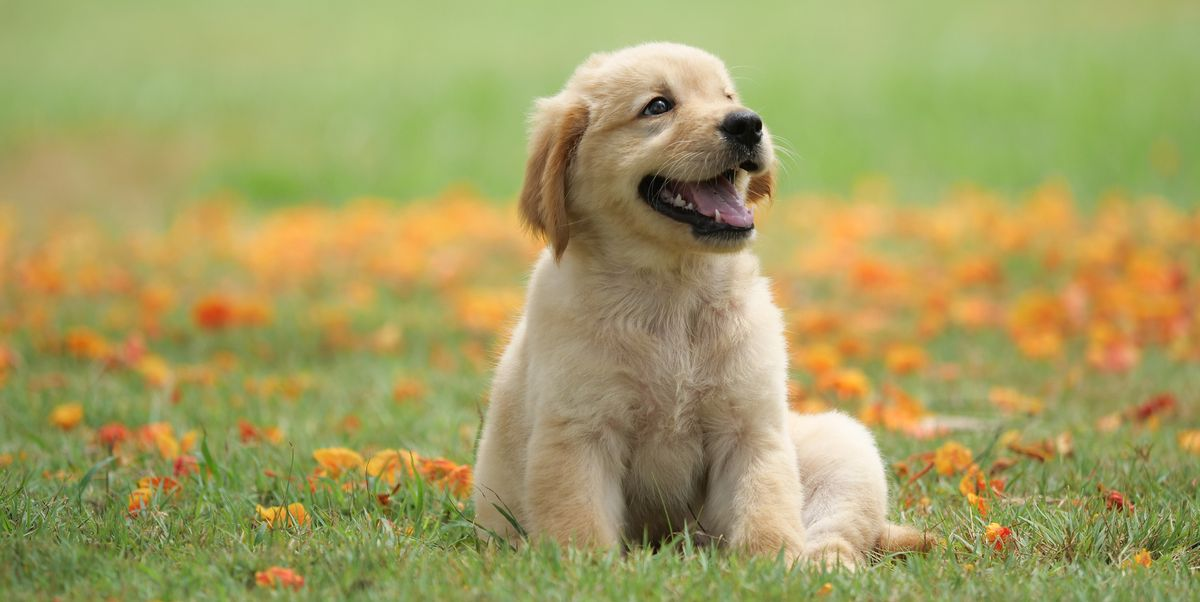
#> input picture dog.jpg, 1200 x 602 px
$ python masking.py
#> lines starting #> are read from the running program, lines starting #| are printed output that depends on the picture; after the words box and inside, x2 and y2 are one past the last pixel; in counts of white or black regions, pixels touching at a corner belong together
import cv2 as cv
import numpy as np

img=cv.imread('dog.jpg')
#> img is the input picture: shape (602, 1200, 3); mean B, G, R 97.6, 158.6, 163.9
blank=np.zeros(img.shape[:2],dtype='uint8')
mask=cv.rectangle(blank,(img.shape[1]//2,img.shape[0]//2),(2000,2000),255,-1)
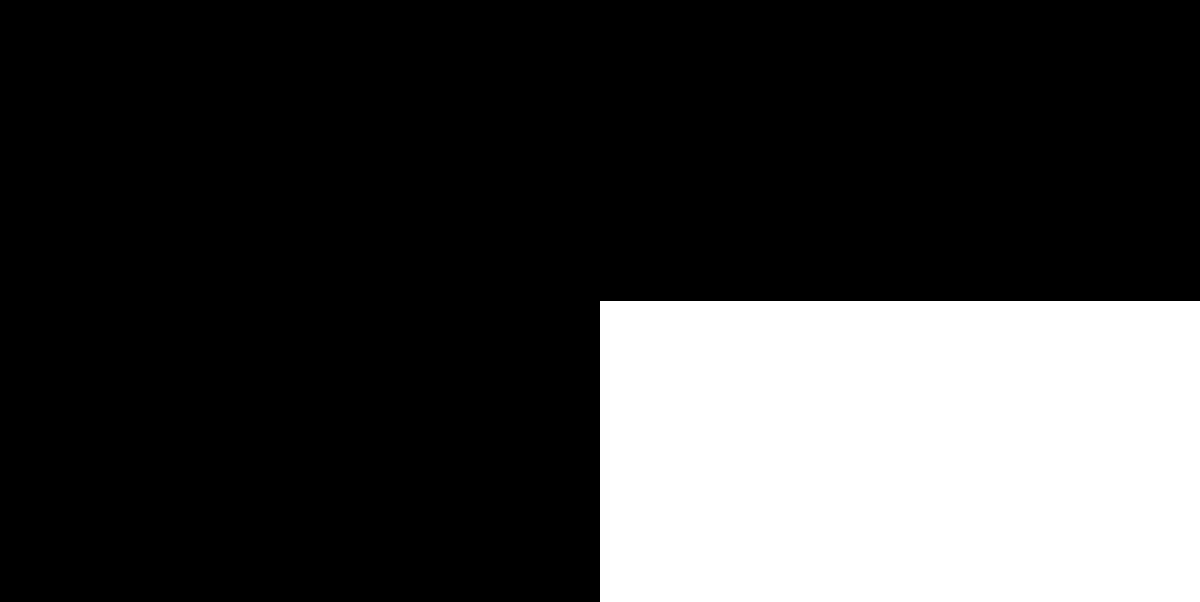
#> blank: shape (602, 1200); 25% white; 1 white region, box (x1, y1, x2, y2) and area: (600, 301, 1200, 602) 180600
cv.imshow("mask",mask)

masked=cv.bitwise_and(img,img,mask=mask)
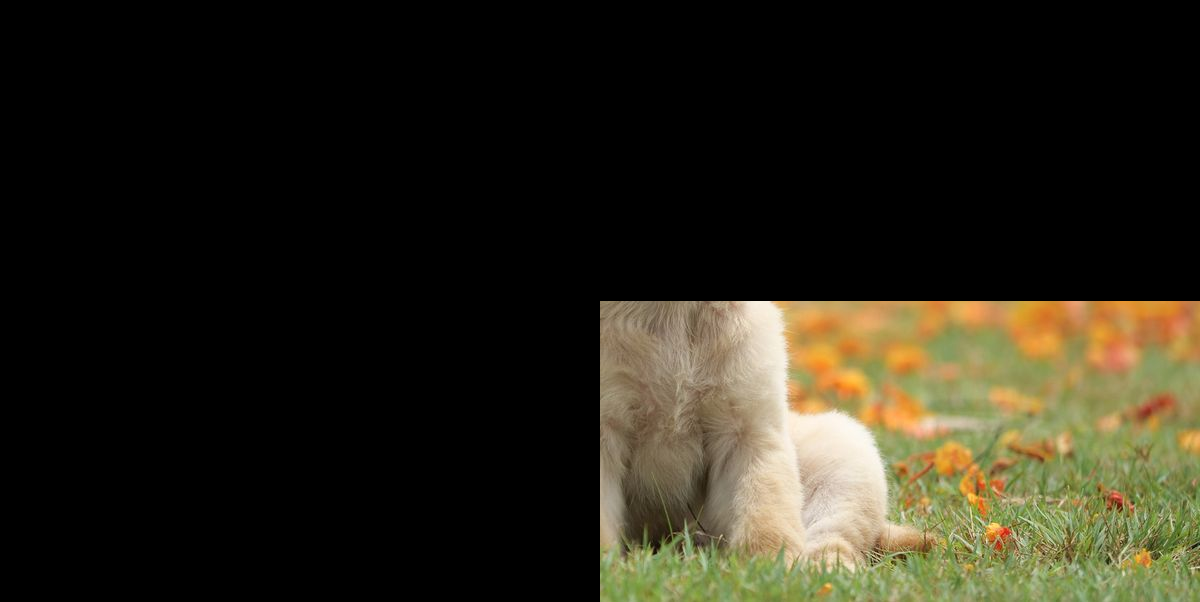
#> masked: shape (602, 1200, 3); mean B, G, R 24.8, 37.5, 41.1
cv.imshow("masked image",masked)


cv.waitKey(0)

$ run again, with face3.jpeg copied over dog.jpg
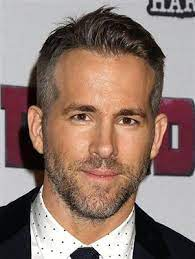
#> input picture face3.jpeg, 195 x 259 px
#> img is the input picture: shape (259, 195, 3); mean B, G, R 111.5, 120.4, 144.2
#> `mask=cv.rectangle(blank,(img.shape[1]//2,img.shape[0]//2),(2000,2000),..`:
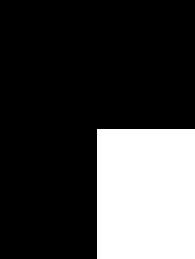
#> blank: shape (259, 195); 25.2% white; 1 white region, box (x1, y1, x2, y2) and area: (97, 129, 195, 259) 12740
#> `masked=cv.bitwise_and(img,img,mask=mask)`:
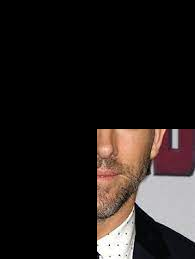
#> masked: shape (259, 195, 3); mean B, G, R 28, 29.8, 36
